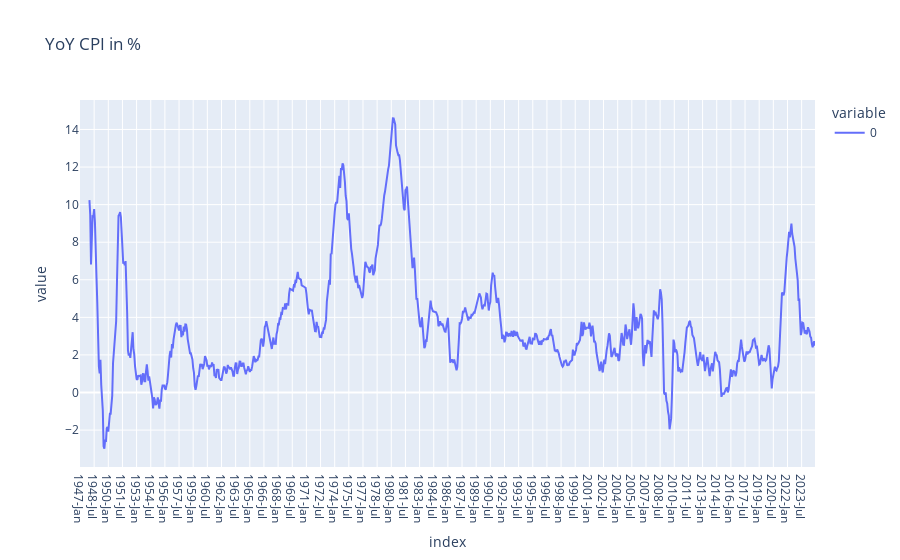

Source (notebook cell):
### Code cell
YoYCPIFig = px.line(YoYCPI, x=YoYCPI.index, y=YoYCPI.columns, title='YoY CPI in %')
YoYCPIFig.show()

### Figure 1 — Plotly figure (JSON) as saved in the notebook; plotly's stock layout.template omitted (floating-point values rounded to 4 significant figures; data arrays with more than 128 entries replaced by an {"elided": "..."} marker saying what was removed)
{"data": [{"hovertemplate": "variable=0<br>index=%{x}<br>value=%{y}<extra></extra>", "legendgroup": "0", "line": {"color": "#636efa", "dash": "solid"}, "marker": {"symbol": "circle"}, "mode": "lines", "name": "0", "orientation": "v", "showlegend": true, "type": "scatter", "x": {"elided": "936 str values"}, "xaxis": "x", "y": {"elided": "936 float values"}, "yaxis": "y"}], "layout": {"legend": {"title": {"text": "variable"}, "tracegroupgap": 0}, "title": {"text": "YoY CPI in %"}, "xaxis": {"anchor": "y", "domain": [0, 1], "title": {"text": "index"}}, "yaxis": {"anchor": "x", "domain": [0, 1], "title": {"text": "value"}}}}
